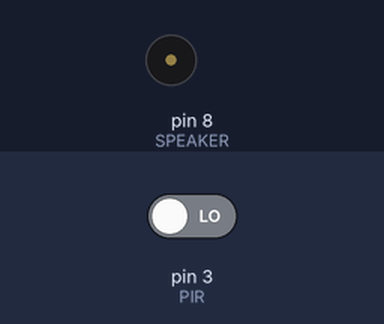
Recording of a sketch running on a simulated Arduino Uno, built with avr-gcc and run on an emulated ATmega328P. On the bench: buzzer (waves = sounding, pin HIGH). The inputs (shaded band) are chosen by the test bench; at power-on: pin 3 (PIR) LOW.

Above: at 1.2 s.
1.3 s: pin 3 (PIR) driven HIGH
At 2.4 s:
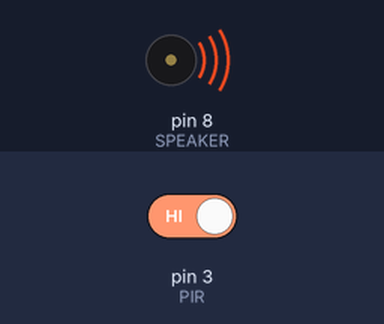
2.8 s: pin 3 (PIR) driven LOW
At 3.6 s:
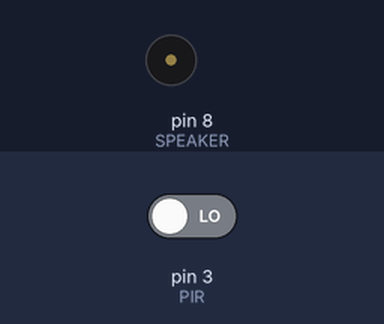
Timing chart, 0 to 5.8 s (numbered marks = the images above; inputs shaded):
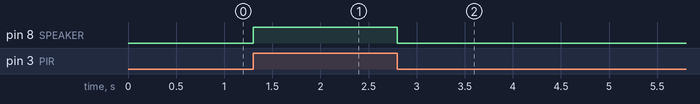

Measured:
- after the input at 1.3 s, pin 8 (SPEAKER): LOW → HIGH at once
- after the input at 2.8 s, pin 8 (SPEAKER): HIGH → LOW at once

The sketch:

Relay_test.ino
```cpp
/**
This sketch is to test the relay to make sure that it is
switched on when supposed to and vice versa. It will
light an LED whenever the PIR sensor senses motion and
unlight it whenever not.
*/

const int PIR = 3;
const int SPEAKER = 8;

void setup()
{
  pinMode(PIR, INPUT);
  pinMode(SPEAKER, OUTPUT);
}

void loop()
{
  if (digitalRead(PIR))
  {//light the LED
    digitalWrite(SPEAKER, HIGH);
  }
  else
  {//dim the LED
    digitalWrite(SPEAKER, LOW);
  }
}
```
